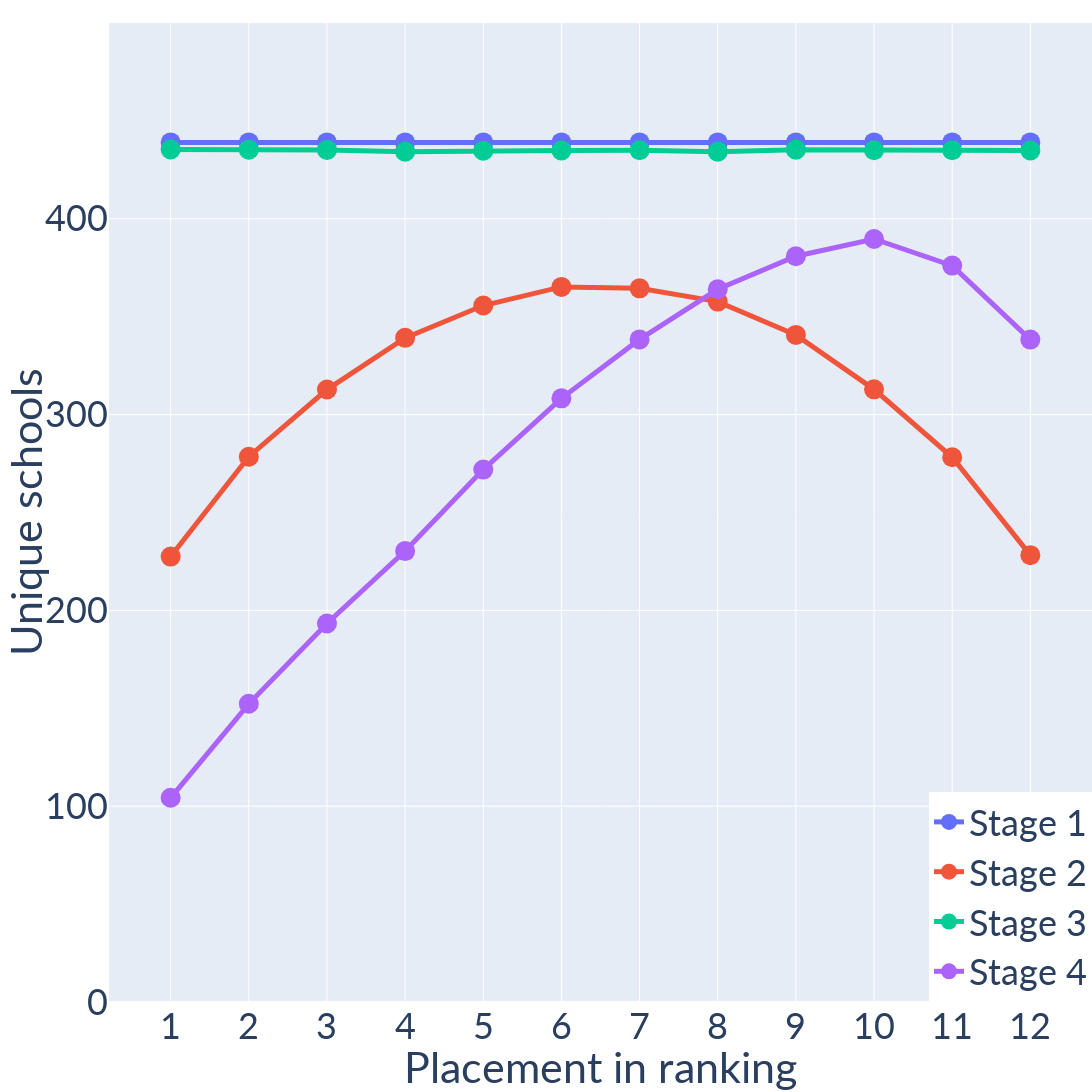

Notebook code cell kept with this figure:
### Code cell
from plotly.subplots import make_subplots
import plotly.graph_objects as go

fig = make_subplots()
for stage in range(1, 5):
	fig.add_trace(go.Scatter(x=list(range(1, 13)), y=unique_schools_avg[stage-1], name=f'Stage {stage}', marker={'size': 20}, line={'width': 5}))

fig.update_layout(
	width=1600,
	height=1200,
	showlegend=True,
	xaxis=dict(title='Placement in ranking', tickmode='array', tickvals=list(range(1, 13))),
	yaxis=dict(title='Unique schools', range=[0, 500]),
	legend={ 'xanchor': 'right', 'x': 1, 'yanchor': 'bottom', 'y': 0 },
	margin={ 't': 0, 'l': 100, 'b': 0, 'r': 0 },
	font={ 'family': 'Lato', 'size': 36 }
)

fig.show()

### Figure 1 — Plotly figure (JSON) as saved in the notebook; plotly's stock layout.template omitted (floating-point values rounded to 4 significant figures)
{"data": [{"line": {"width": 5}, "marker": {"size": 20}, "name": "Stage 1", "type": "scatter", "x": [1, 2, 3, 4, 5, 6, 7, 8, 9, 10, 11, 12], "y": [439, 439, 439, 439, 439, 439, 439, 439, 439, 439, 439, 439]}, {"line": {"width": 5}, "marker": {"size": 20}, "name": "Stage 2", "type": "scatter", "x": [1, 2, 3, 4, 5, 6, 7, 8, 9, 10, 11, 12], "y": [227.5, 278.5, 312.8, 339.2, 355.7, 365.2, 364.5, 357.7, 340.7, 312.9, 278.2, 228.2]}, {"line": {"width": 5}, "marker": {"size": 20}, "name": "Stage 3", "type": "scatter", "x": [1, 2, 3, 4, 5, 6, 7, 8, 9, 10, 11, 12], "y": [435.4, 435.3, 435.2, 434.3, 434.8, 434.9, 435, 434.3, 435.3, 435, 435, 434.9]}, {"line": {"width": 5}, "marker": {"size": 20}, "name": "Stage 4", "type": "scatter", "x": [1, 2, 3, 4, 5, 6, 7, 8, 9, 10, 11, 12], "y": [104.3, 152.3, 193.3, 230.3, 271.9, 308.3, 338.4, 364, 380.9, 389.7, 376.1, 338.3]}], "layout": {"font": {"family": "Lato", "size": 36}, "height": 1200, "legend": {"x": 1, "xanchor": "right", "y": 0, "yanchor": "bottom"}, "margin": {"b": 0, "l": 100, "r": 0, "t": 0}, "showlegend": true, "width": 1600, "xaxis": {"anchor": "y", "domain": [0, 1], "tickmode": "array", "tickvals": [1, 2, 3, 4, 5, 6, 7, 8, 9, 10, 11, 12], "title": {"text": "Placement in ranking"}}, "yaxis": {"anchor": "x", "domain": [0, 1], "range": [0, 500], "title": {"text": "Unique schools"}}}}
